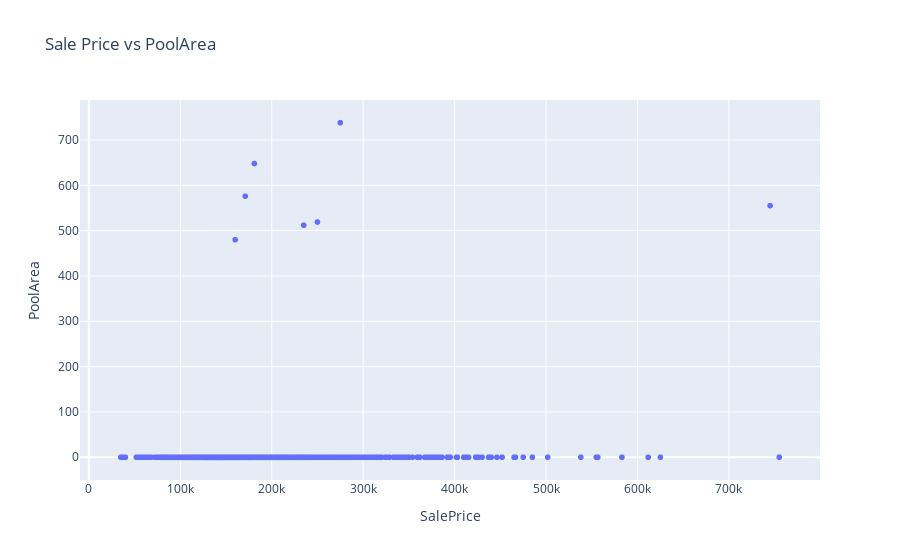

The notebook cell saved with this chart:
### Code cell
fig = px.scatter(prices_df, 
                   x='SalePrice',
                   y="PoolArea", 
                   title='Sale Price vs PoolArea')
fig.update_layout(bargap=0.1)
fig.show()

### Figure 1 — Plotly figure (JSON) as saved in the notebook; plotly's stock layout.template omitted (floating-point values rounded to 4 significant figures; data arrays with more than 128 entries replaced by an {"elided": "..."} marker saying what was removed)
{"data": [{"hovertemplate": "SalePrice=%{x}<br>PoolArea=%{y}<extra></extra>", "legendgroup": "", "marker": {"color": "#636efa", "symbol": "circle"}, "mode": "markers", "name": "", "showlegend": false, "type": "scattergl", "x": {"elided": "1460 int values"}, "xaxis": "x", "y": {"elided": "1460 int values"}, "yaxis": "y"}], "layout": {"bargap": 0.1, "legend": {"tracegroupgap": 0}, "title": {"text": "Sale Price vs PoolArea"}, "xaxis": {"anchor": "y", "domain": [0, 1], "title": {"text": "SalePrice"}}, "yaxis": {"anchor": "x", "domain": [0, 1], "title": {"text": "PoolArea"}}}}
